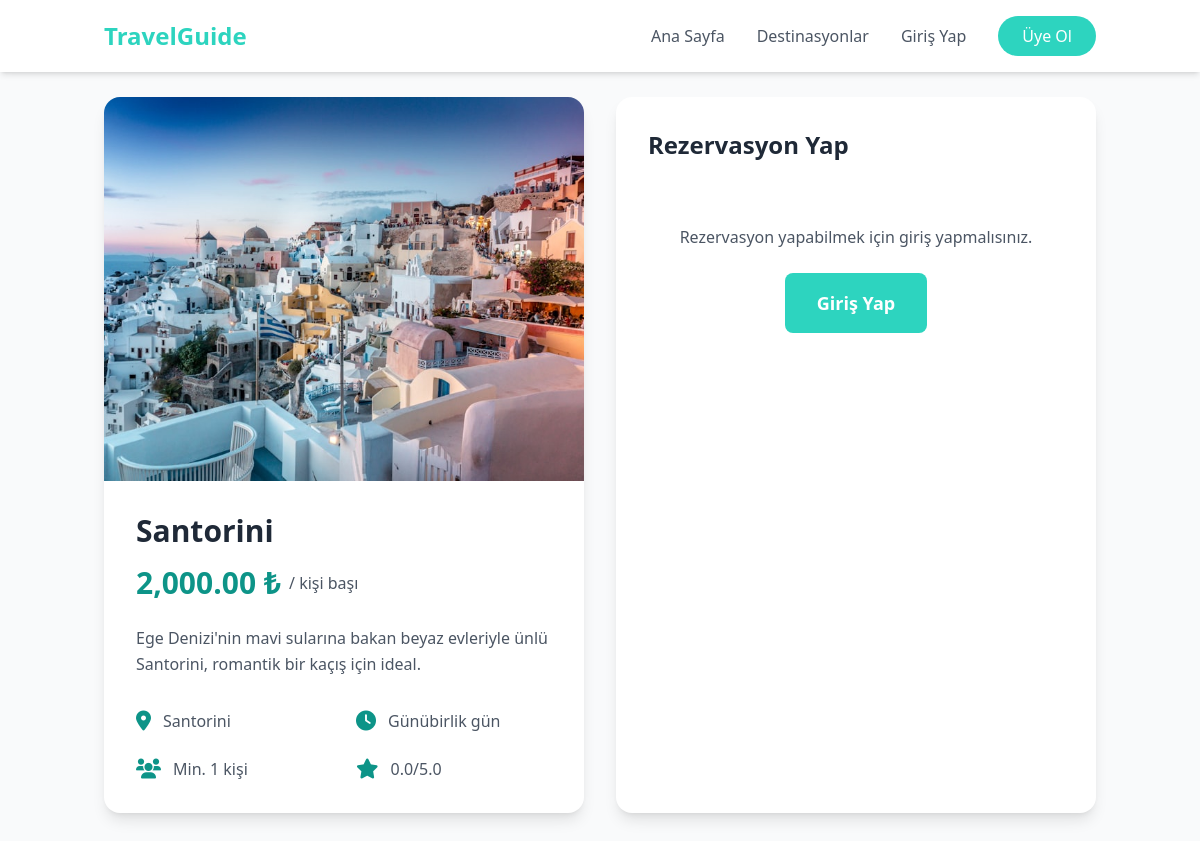
Page /destination-details.php?id=2 on the committed database.
### tables this page shows
CREATE TABLE IF NOT EXISTS destinations (
    id INT AUTO_INCREMENT PRIMARY KEY,
    country_code VARCHAR(2) NOT NULL,
    country_name VARCHAR(100) NOT NULL,
    city VARCHAR(100) NOT NULL,
    description TEXT,
    image_url VARCHAR(255),
    price DECIMAL(10,2) NOT NULL,
    created_at TIMESTAMP DEFAULT CURRENT_TIMESTAMP
);

### destination-details.php (the view, shortened to what this page needs)
<?php
require_once 'includes/config.php';
$destination_id = $_GET['id'];
$stmt = $conn->prepare("SELECT * FROM destinations WHERE id = ?");
$stmt->bind_param("i", $destination_id);
$stmt->execute();
$destination = $stmt->get_result()->fetch_assoc();
$destination['min_people'] = $destination['min_people'] ?? 1;
$destination['rating'] = $destination['rating'] ?? 0;
$destination['duration'] = $destination['duration'] ?? 'Günübirlik';
?>
<!DOCTYPE html>
<html lang="tr">
<head>
    <script src="https://cdn.tailwindcss.com"></script>
    <link rel="stylesheet" href="https://cdnjs.cloudflare.com/ajax/libs/font-awesome/6.0.0/css/all.min.css">
    <link rel="stylesheet" href="https://cdn.jsdelivr.net/npm/flatpickr/dist/flatpickr.min.css">
    <link rel="stylesheet" type="text/css" href="https://npmcdn.com/flatpickr/dist/themes/airbnb.css">
</head>
<body class="bg-gray-50">
    <?php include 'header.php'; ?>
    <div class="min-h-screen container mx-auto px-4 py-24">
        <div class="grid grid-cols-1 lg:grid-cols-2 gap-8">
            <div class="bg-white rounded-2xl shadow-lg overflow-hidden">
                <img src="<?php echo htmlspecialchars($destination['image_url']); ?>"
                     alt="<?php echo htmlspecialchars($destination['city']); ?>"
                     class="w-full h-96 object-cover">
                <div class="p-8">
                    <h1 class="text-3xl font-bold text-gray-800 mb-4">
                        <?php echo htmlspecialchars($destination['city']); ?>
                    </h1>
                    <div class="flex items-center mb-6">
                        <span class="text-3xl font-bold text-teal-600">
                            <?php echo number_format($destination['price'], 2); ?> ₺
                        </span>
                        <span class="text-gray-600 ml-2">/ kişi başı</span>
                    </div>
                    <p class="text-gray-600 mb-8 leading-relaxed">
                        <?php echo nl2br(htmlspecialchars($destination['description'])); ?>
                    </p>
                    <div class="grid grid-cols-2 gap-6 text-gray-600">
                        <div class="flex items-center space-x-3">
                            <i class="fas fa-map-marker-alt text-teal-600 text-xl"></i>
                            <span><?php echo htmlspecialchars($destination['city']); ?></span>
                        </div>
                        <div class="flex items-center space-x-3">
                            <i class="fas fa-clock text-teal-600 text-xl"></i>
                            <span><?php echo htmlspecialchars($destination['duration']); ?> gün</span>
                        </div>
                        <div class="flex items-center space-x-3">
                            <i class="fas fa-users text-teal-600 text-xl"></i>
                            <span>Min. <?php echo htmlspecialchars($destination['min_people']); ?> kişi</span>
                        </div>
                        <div class="flex items-center space-x-3">
                            <i class="fas fa-star text-teal-600 text-xl"></i>
                            <span><?php echo number_format($destination['rating'], 1); ?>/5.0</span>
                        </div>
                    </div>
                </div>
            </div>
            <div class="bg-white rounded-2xl shadow-lg overflow-hidden p-8">
                <h2 class="text-2xl font-bold text-gray-800 mb-8">Rezervasyon Yap</h2>
                <?php if (isset($_SESSION['user_id'])): ?>
                <form method="POST" action="booking-form.php" class="space-y-6">
                    <input type="hidden" name="destination_id" value="<?php echo $destination_id; ?>">
                    <div>
                        <label for="booking_date" class="block text-sm font-medium text-gray-700 mb-2">Tarih Seçin</label>
                        <div class="relative">
                            <input type="text" id="booking_date" name="booking_date" required
                                   class="appearance-none w-full px-4 py-3 bg-gray-50 border border-gray-200 rounded-lg text-gray-700 leading-tight focus:outline-none focus:ring-2 focus:ring-teal-400 focus:border-transparent hover:border-teal-400 transition-colors cursor-pointer"
                                   placeholder="Tarih seçmek için tıklayın">
                            <div class="pointer-events-none absolute inset-y-0 right-0 flex items-center px-3 text-teal-500">
                                <i class="fas fa-calendar-alt"></i>
                            </div>
                        </div>
                    </div>
                    <div>
                        <label for="number_of_people" class="block text-sm font-medium text-gray-700 mb-2">Kişi Sayısı</label>
                        <div class="relative">
                            <input type="number" id="number_of_people" name="number_of_people" required
                                   min="<?php echo $destination['min_people']; ?>" max="10" value="1"
                                   class="appearance-none w-full px-4 py-3 bg-gray-50 border border-gray-200 rounded-lg text-gray-700 leading-tight focus:outline-none focus:ring-2 focus:ring-teal-400 focus:border-transparent hover:border-teal-400 transition-colors">
                            <div class="absolute inset-y-0 right-0 flex">
                                <div class="flex flex-col border-l border-gray-200">
                                    <button type="button" onclick="incrementNumber(1)"
                                            class="flex-1 px-2 bg-gray-50 hover:bg-teal-400 hover:text-white transition-colors rounded-tr-lg border-b border-gray-200">
                                        <i class="fas fa-chevron-up text-xs"></i>
                                    </button>
                                    <button type="button" onclick="incrementNumber(-1)"
                                            class="flex-1 px-2 bg-gray-50 hover:bg-teal-400 hover:text-white transition-colors rounded-br-lg">
                                        <i class="fas fa-chevron-down text-xs"></i>
                                    </button>
                                </div>
                            </div>
                        </div>
                    </div>
                    <div class="bg-gray-50 rounded-lg p-6">
                        <h3 class="text-lg font-semibold text-gray-800 mb-4">Fiyat Hesaplama</h3>
                        <div class="space-y-3">
                            <div class="flex justify-between text-gray-600">
                                <span>Kişi Başı:</span>
                                <span><?php echo number_format($destination['price'], 2); ?> ₺</span>
                            </div>
                            <div class="flex justify-between text-gray-600">
                                <span>Kişi Sayısı:</span>
                                <span id="selected_people">1</span>
                            </div>
                            <div class="border-t border-gray-200 pt-3 mt-3">
                                <div class="flex justify-between text-lg font-semibold">
                                    <span class="text-gray-800">Toplam:</span>
                                    <span id="total_price" class="text-teal-600"><?php echo number_format($destination['price'], 2); ?> ₺</span>
                                </div>
                            </div>
                        </div>
                    </div>
                    <button type="submit"
                            class="w-full px-6 py-4 bg-teal-400 text-white text-lg font-semibold rounded-lg hover:bg-teal-500 focus:outline-none focus:ring-2 focus:ring-teal-400 focus:ring-offset-2 transition-colors">
                        Rezervasyona Devam Et
                    </button>
                </form>
                <?php else: ?>
                <div class="text-center py-8">
                    <p class="text-gray-600 mb-6">Rezervasyon yapabilmek için giriş yapmalısınız.</p>
                    <a href="login.php"
                       class="inline-block px-8 py-4 bg-teal-400 text-white text-lg font-semibold rounded-lg hover:bg-teal-500 focus:outline-none focus:ring-2 focus:ring-teal-400 focus:ring-offset-2 transition-colors">
                        Giriş Yap
                    </a>
                </div>
                <?php endif; ?>
            </div>
        </div>
    </div>
    <?php include 'footer.php'; ?>
</body>
</html>

### header.php (shortened to what this page needs)
<!DOCTYPE html>
<html lang="tr">
<head>
    <script src="https://cdn.tailwindcss.com"></script>
    <link rel="stylesheet" href="https://cdnjs.cloudflare.com/ajax/libs/font-awesome/6.0.0/css/all.min.css">
</head>
<body>
<header class="fixed top-0 left-0 right-0 z-50 bg-white shadow-md">
    <nav class="container mx-auto px-4 py-4">
        <div class="flex justify-between items-center">
            <a href="index.php" class="flex items-center space-x-2">
                <span class="text-2xl font-bold text-teal-400">TravelGuide</span>
            </a>
            <div class="hidden md:flex items-center space-x-8">
                <a href="index.php" class="text-gray-600 hover:text-teal-400 transition-colors">Ana Sayfa</a>
                <a href="destinations.php" class="text-gray-600 hover:text-teal-400 transition-colors">Destinasyonlar</a>
                <?php if (isset($_SESSION['user_id'])): ?>
                    <a href="my-bookings.php" class="text-gray-600 hover:text-teal-400 transition-colors">Rezervasyonlarım</a>
                    <a href="profile.php" class="text-gray-600 hover:text-teal-400 transition-colors">Profilim</a>
                    <a href="logout.php" class="px-6 py-2 bg-teal-400 text-white rounded-full hover:bg-teal-500 transition-colors">Çıkış Yap</a>
                <?php else: ?>
                    <a href="login.php" class="text-gray-600 hover:text-teal-400 transition-colors">Giriş Yap</a>
                    <a href="register.php" class="px-6 py-2 bg-teal-400 text-white rounded-full hover:bg-teal-500 transition-colors">Üye Ol</a>
                <?php endif; ?>
            </div>
        </div>
    </nav>
</header>
</body>
</html>

### footer.php (shortened to what this page needs)
</body>
</html>

### rows in the picture
destinations: image_url (picture), city "Santorini", price "2,000.00", description "Ege Denizi'nin mavi sularına bakan beyaz evleriyle ünlü Santorini, romantik bir kaçış için ideal."

### other values in the picture
$destination['duration'] "Günübirlik"
$destination['min_people'] "1"
$destination['rating'] "0.0"
